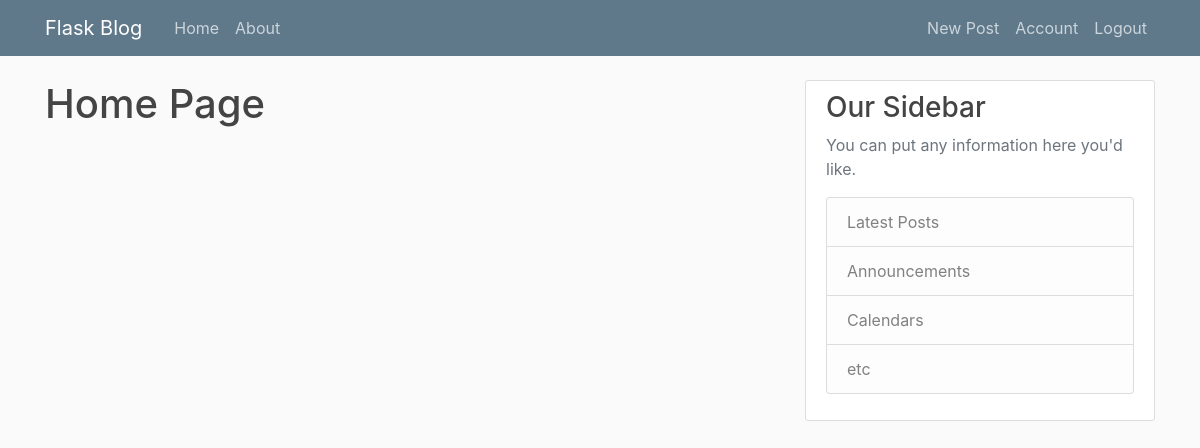
Page /home (signed in) on the earlier database version.
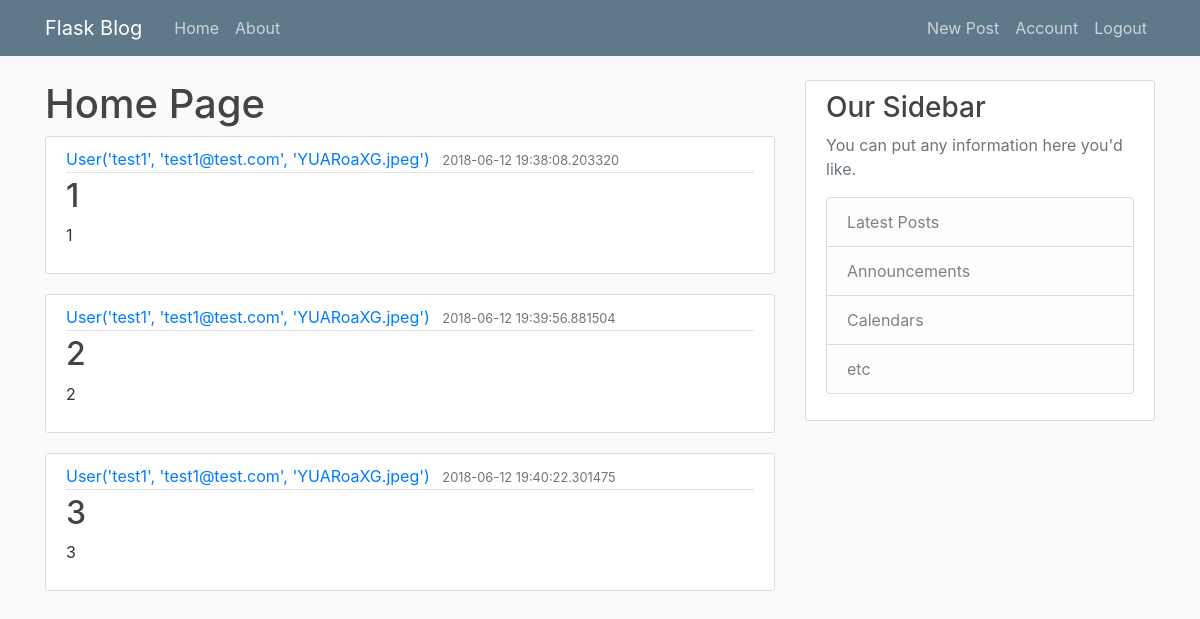
Same page on the later database version.
### flask_app/models.py (models this page shows, shortened)
class Post(db.Model):
    id = db.Column(db.Integer, primary_key = True)
    title = db.Column(db.String(100), nullable = False)
    date_posted = db.Column(db.DateTime, nullable = False, default = datetime.utcnow)
    content = db.Column(db.Text, nullable = False)
    user_id = db.Column(db.Integer, db.ForeignKey('user.id'), nullable = False)

class User(db.Model, UserMixin):
    id = db.Column(db.Integer, primary_key = True)
    username = db.Column(db.String(20), unique = True, nullable = False)
    email = db.Column(db.String(120), unique = True, nullable = False)
    image_file = db.Column(db.String(30), nullable = False, default = 'default.jpeg')
    password = db.Column(db.String(60), nullable = False)
    posts = db.relationship('Post', backref = 'author', lazy = True)
    def __repr__(self):
        return "User('{name}', '{email}', '{image_file}')".format(name = self.username,
                                                                email = self.email, image_file = self.image_file)

### flask_app/routes.py (the view)
@app.route("/")
@app.route("/home")
def home():
    posts = Post.query.all()
    return render_template("home.html", posts = posts, title = "Home")

### flask_app/models.py (called while the page is built)
@login_manager.user_loader
def load_user(user_id):
    return User.query.get(int(user_id))

### flask_app/templates/home.html (shortened to what this page needs)
{% extends "layout.html" %}
{% block content %}
  {% if current_user.is_authenticated %}
  <h1>Home Page</h1>
    {% for post in posts %}
      <article class="media content-section">
        <div class="media-body">
          <div class="article-metadata">
            <a class="mr-2" href="#">{{ post.author }}</a>
            <small class="text-muted">{{ post.date_posted }}</small>
          </div>
          <h2><a class="article-title" href="#">{{ post.title }}</a></h2>
          <p class="article-content">{{ post.content }}</p>
        </div>
      </article>
    {% endfor %}
  {% endif %}
{% endblock content %}

### flask_app/templates/layout.html (shortened to what this page needs)
<!DOCTYPE html>
<html>
<head>
    <link rel="stylesheet" href="https://maxcdn.bootstrapcdn.com/bootstrap/4.0.0/css/bootstrap.min.css">
    <link rel="stylesheet" type="text/css" href="{{ url_for('static', filename='main.css') }}">
</head>
<body>
    <header class="site-header">
      <nav class="navbar navbar-expand-md navbar-dark bg-steel fixed-top">
        <div class="container">
          <a class="navbar-brand mr-4" href="/">Flask Blog</a>
          <div class="collapse navbar-collapse" id="navbarToggle">
            <div class="navbar-nav mr-auto">
              <a class="nav-item nav-link" href="{{ url_for('home') }}">Home</a>
              <a class="nav-item nav-link" href="{{ url_for('about') }}">About</a>
            </div>
            <div class="navbar-nav">
              {% if current_user.is_authenticated %}
                <a class="nav-item nav-link" href="{{ url_for('new_post') }}">New Post</a>
                <a class="nav-item nav-link" href="{{ url_for('account') }}">Account</a>
                <a class="nav-item nav-link" href="{{ url_for('logout') }}">Logout</a>
              {% else %}
                <a class="nav-item nav-link" href="{{ url_for('login') }}">Login</a>
                <a class="nav-item nav-link" href="{{ url_for('register') }}">Register</a>
              {% endif %}
            </div>
          </div>
        </div>
      </nav>
    </header>
    <main role="main" class="container">
      <div class="row">
        <div class="col-md-8">
          {% block content %}{% endblock %}
        </div>
        <div class="col-md-4">
          <div class="content-section">
            <h3>Our Sidebar</h3>
            <p class='text-muted'>You can put any information here you'd like.
              <ul class="list-group">
                <li class="list-group-item list-group-item-light">Latest Posts</li>
                <li class="list-group-item list-group-item-light">Announcements</li>
                <li class="list-group-item list-group-item-light">Calendars</li>
                <li class="list-group-item list-group-item-light">etc</li>
              </ul>
            </p>
          </div>
        </div>
      </div>
    </main>
</body>
</html>

### flask_app/static/main.css (style rules this page uses)
body { background: #fafafa; color: #333333; margin-top: 5rem; }
h1, h2, h3, h4, h5, h6 { color: #444444; }
.bg-steel { background-color: #5f788a; }
.site-header .navbar-nav .nav-link { color: #cbd5db; }
.content-section { background: #ffffff; padding: 10px 20px; border: 1px solid #dddddd; border-radius: 3px; margin-bottom: 20px; }
.article-title { color: #444444; }
.article-content { white-space: pre-line; }
.article-metadata { padding-bottom: 1px; margin-bottom: 4px; border-bottom: 1px solid #e3e3e3 }

Differences in the rows shown:
added Post: author "User('test1', 'test1@test.com', 'YUARoaXG.jpeg')", date_posted "2018-06-12 19:38:08.203320", title "1", content "1"
added Post: author "User('test1', 'test1@test.com', 'YUARoaXG.jpeg')", date_posted "2018-06-12 19:39:56.881504", title "2", content "2"
added Post: author "User('test1', 'test1@test.com', 'YUARoaXG.jpeg')", date_posted "2018-06-12 19:40:22.301475", title "3", content "3"
